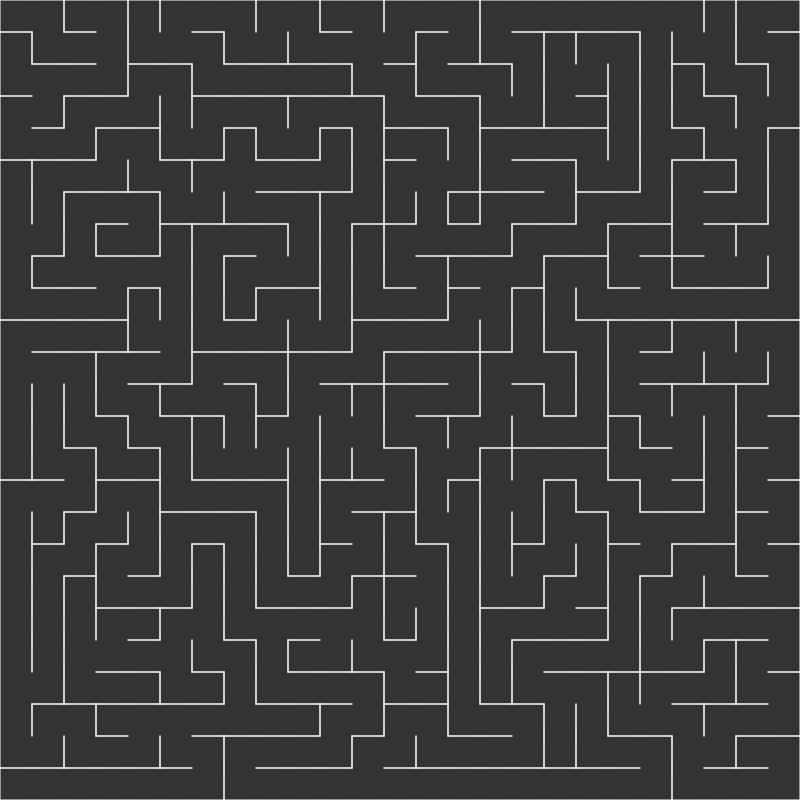
Frame 1 (no input)
Frame 60 (no input): identical to frame 1, image omitted
Frame 120 (the mouse pressed at the canvas centre since frame 60): identical to frame 1, image omitted

The p5.js sketch that drew this single still picture (run headless with seeded random() and noise() and a simulated clock; from frame 60 on, the mouse is pressed at the canvas centre):

// p5.js sketch
// ── sketch.js
let size = 800;
let nbCells = 25;
let cellSize = Math.floor(size / nbCells);
let grid = [];

let current;
let start;
let end;
let destination;
let destinationFound = false;
let queue = [];
let prev = [];
let shortestPath;

function setup() {
    createCanvas(size, size);
    createGridWithCells();
    addNeighbours();
    generateMaze();

    start = 0;
    prev = new Array(grid.length);
    queue.push(grid[start]);
}



function draw() {
    background(51);
    showGrid();
    removeElements();
    if (destination) {
        if (!destinationFound) {
            findShortestPath();
        }
    }
}

function showGrid() {
    for (let i = 0; i < grid.length; i++) {
        grid[i].show();
    }
}

function createGridWithCells() {
    let index = 0;
    for (let row = 0; row < nbCells; row++)
        for (let col = 0; col < nbCells; col++)
            grid.push(new Cell(col, row, cellSize, index++));
}

function addNeighbours() {
    //north, easth, south, west
    let dirX = [-1, 0, 1, 0];
    let dirY = [0, 1, 0, -1];

    for (let cellIndex = 0; cellIndex < grid.length; cellIndex++) {
        for (let i = 0; i < dirX.length; i++) {
            let rr = grid[cellIndex].posX + dirX[i];
            let cc = grid[cellIndex].posY + dirY[i];
            if (rr < 0 || cc < 0)
                continue
            if (rr >= nbCells || cc >= nbCells)
                continue;

            var index1D = rr + cc * nbCells;
            var neighbour = grid[index1D];
            grid[cellIndex].addNeighbour(neighbour);
        }
    }
}

function generateMaze() {
    let stack = [];
    let startCell = grid[0];
    startCell.visited = true;
    stack.push(startCell);
    while (stack.length > 0) {
        let current = stack.pop();
        current.visited = true;
        let next = current.getRandomNeighbour(nbCells);
        if (next) {
            stack.push(current);
            next.visited = true;
            stack.push(next);
            removeWall(current, next);
            current.addConnectedNeighbour(next);
            next.addConnectedNeighbour(current);
            current = next;
        } else if (stack.length > 0) {
            current = stack.pop();
        }
    }

    // reset the visited property for the BFS to perform.
    for (let i = 0; i < grid.length; i++)
        grid[i].visited = false;
}

function removeWall(current, next) {
    let x = current.posX - next.posX;
    if (x === 1) {
        current.removeWall(3)
        next.removeWall(1);
    } else if (x === -1) {
        current.removeWall(1);
        next.removeWall(3);
    }

    let y = current.posY - next.posY;
    if (y === 1) {
        current.removeWall(0);
        next.removeWall(2);
    } else if (y === -1) {
        current.removeWall(2);
        next.removeWall(0);
    }
}

function reconstructPath(start, end, prev) {
    for (let at = end; at > 0; at = prev[at].index) {
        let from = grid[prev[at].index];
        
        grid[at].inShortestPath = true;
        grid[at].from = from;
    }
    grid[start].inShortestPath = true;
    console.log(grid);
}

function findShortestPath() {
    if (queue.length > 0) {
        current = queue.shift();
        current.highlighted = true
        if (current === destination) {
            destinationFound = true;
            this.reconstructPath(start, destination.index, prev);
        }

        for (const neighbour of current.opennedNeighbours) {
            if (neighbour.visited)
                continue;
            neighbour.visited = true;
            queue.push(neighbour);
            prev[neighbour.index] = current;

        }
    }
}

function mouseClicked() {
    for (let i = 0; i < grid.length; i++) {
        if (grid[i].clickedInside(mouseX, mouseY)) {
            destination = grid[i];
            grid[i].isDestination = true;
            break;
        }
    }
}


// ── cell.js
function Cell(posX, posY, size, index) {
    this.posX = posX;
    this.posY = posY;
    this.size = size;
    this.index = index; //used later for the bfs to keep track of the previous visited nodes.
    //where do x and y start in pixels
    this.startX = this.posX * size;
    this.startY = this.posY * size;
    this.walls = [true, true, true, true];
    this.visited = false;

    // cell's neighbours
    this.neighbours = [];
    // available neighbours (with open walls)
    this.opennedNeighbours = [];

    this.highlighted = false;
    this.inShortestPath = false;
    this.isDestination = false;

    //DEBUG PURPOSE
    this.from = undefined;

    this.show = function () {
        stroke(255);
        strokeWeight(1);

        // let p = createP(this.posX + ", " + this.posY);
        // p.style('font-size', '16px');
        // p.style('color', 'white');
        // p.position(this.startX + 10, this.startY + 10)

        if (this.walls[0]) {
            line(this.startX, this.startY, this.startX + this.size, this.startY);
        }

        if (this.walls[1]) {
            line(this.startX + this.size, this.startY, this.startX + this.size, this.startY + this.size)
        }

        if (this.walls[2]) {
            line(this.startX, this.startY + this.size, this.startX + this.size, this.startY + this.size)
        }

        if (this.walls[3]) {
            line(this.startX, this.startY, this.startX, this.startY + this.size)
        }

        if (this.highlighted) {
            noStroke();
            fill(0, 0, 255, 100);
            rect(this.startX, this.startY, this.size, this.size)
        }
        if (this.inShortestPath) {
            this.highlighted = false;
        }
        if (this.isDestination) {
            // noStroke();
            fill('red');
           circle(this.startX + this.size / 2, this.startY + this.size / 2, 2)
        }


        if (this.from) {
            strokeWeight(2)
            let x = this.from.posX - this.posX;
            let y = this.from.posY - this.posY;

            if (x === 1) {
                this.leftArrow();
            } else if (x === -1) {
                this.rightArrow();
            }

            if (y === 1) {
                this.upArrow();
            } else if (y === -1) {
                this.downArrow();
            }
        }
    }

    this.removeWall = function (position) {
        this.walls[position] = false
    }

    this.addNeighbour = function (cell) {
        this.neighbours.push(cell);
    }

    this.addConnectedNeighbour = function (cell) {
        this.opennedNeighbours.push(cell);
    }

    this.getRandomNeighbour = function (bound) {
        var neighbours = this.getNeighbours(bound);
        if (neighbours.length > 0) {
            let r = floor(random(0, neighbours.length));
            return neighbours[r];
        } else {
            return undefined;
        }
    }

    this.getNeighbours = function (bound) {
        var neighbours = [];

        //north, easth, south, west
        let dirX = [-1, 0, 1, 0];
        let dirY = [0, 1, 0, -1];
        for (let i = 0; i < dirX.length; i++) {
            let rr = this.posX + dirX[i];
            let cc = this.posY + dirY[i];
            if (rr < 0 || cc < 0)
                continue
            if (rr >= bound || cc >= bound)
                continue;

            var index1D = rr + cc * bound;
            var neighbour = grid[index1D];
            if (neighbour.visited == false) {
                neighbours.push(neighbour);
            }
        }

        return neighbours;
    }

    this.clickedInside = function (mouseX, mouseY) {
        return (mouseX > this.startX &&
            mouseX < this.startX + this.size &&
            mouseY > this.startY &&
            mouseY < this.startY + this.size)
    }

    this.rightArrow = function () {
        line(this.from.startX + this.size / 3, this.from.startY + this.size / 3,
            this.from.startX + this.size / 1.5, this.from.startY + this.size / 2);

        line(this.from.startX + this.size / 3, this.from.startY + this.size / 1.5,
            this.from.startX + this.size / 1.5, this.from.startY + this.size / 2);
    }

    this.downArrow = function () {
        line(this.from.startX + this.size / 3, this.from.startY + this.size / 3,
            this.from.startX + this.size / 2, this.from.startY + this.size / 1.5);

        line(this.from.startX + this.size / 1.5, this.from.startY + this.size / 3,
            this.from.startX + this.size / 2, this.from.startY + this.size / 1.5);
    }

    this.leftArrow = function () {
        line(this.from.startX + this.size / 1.5, this.from.startY + this.size / 3,
            this.from.startX + this.size / 3, this.from.startY + this.size / 2);

        line(this.from.startX + this.size / 1.5, this.from.startY + this.size / 1.5,
            this.from.startX + this.size / 3, this.from.startY + this.size / 2);
    }

    this.upArrow = function () {
        line(this.from.startX + this.size / 3, this.from.startY + this.size / 1.5,
            this.from.startX + this.size / 2, this.from.startY + this.size / 3);

        line(this.from.startX + this.size / 1.5, this.from.startY + this.size / 1.5,
            this.from.startX + this.size / 2, this.from.startY + this.size / 3);
    }
}
